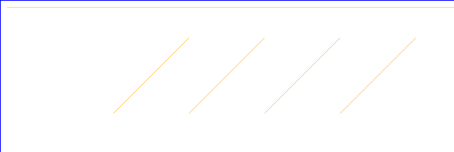

Reproduce this figure in Python.
import svgwrite

# Create a new SVG drawing
dwg = svgwrite.Drawing('plate.svg', profile='tiny', size=("12cm", "4cm"), viewBox="0 0 1200 400")

# Show outline of viewport using 'rect' element
dwg.add(dwg.rect(insert=(1, 1), size=("410mm", "210mm"), fill="none", stroke="blue", stroke_width=2))

# Create a group of lines with green stroke
g = dwg.g(stroke="orange")

# Add lines to the group
g.add(dwg.line(start=("5mm", "5mm"), end=("405mm", "5mm"), stroke_width="1px"))
g.add(dwg.line(start=(300, 300), end=(500, 100), stroke_width="1px"))
g.add(dwg.line(start=(500, 300), end=(700, 100), stroke_width="1px"))
g.add(dwg.line(start=(700, 300), end=(900, 100), stroke_width="1px"))
g.add(dwg.line(start=(900, 300), end=(1100, 100), stroke_width="1px"))

# Add the group to the SVG
dwg.add(g)

# Save the SVG to a file
dwg.save()